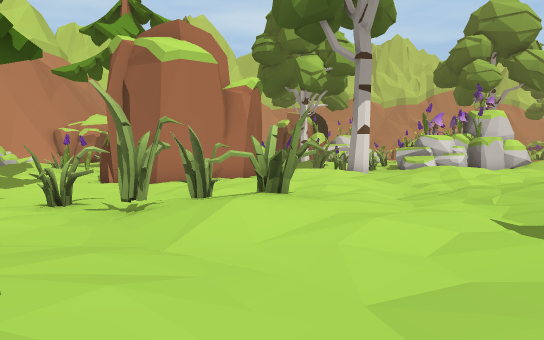
View 1 (above)

24 first-person views from a walk through a scene from a Unity 3-D project. The camera is 1.2 m above the floor, tilts 2° down and sees 70° across. The floor is counted in squares, 2 m on a side. Each view is taken from the middle of a square. On the plan, view 1 faces up. The plan holds only what a view shows up to about 11 squares ahead; the rest is blank. The place goes on beyond the plan. The player is left out.

View 2
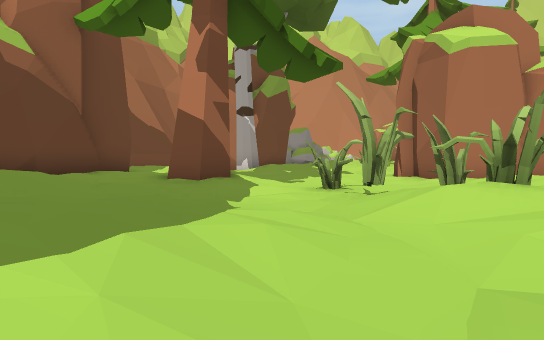

View 3
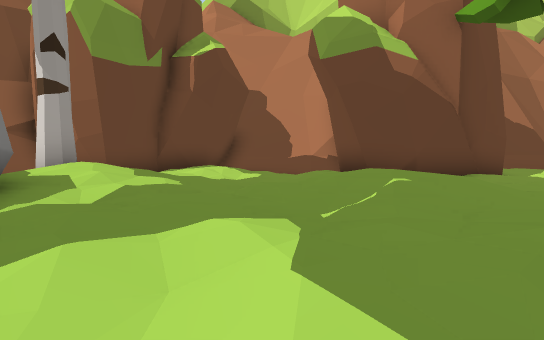

View 4
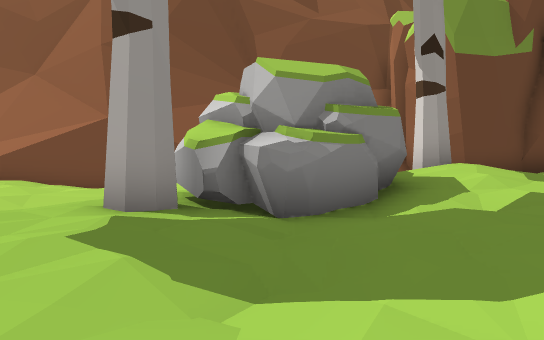

View 5
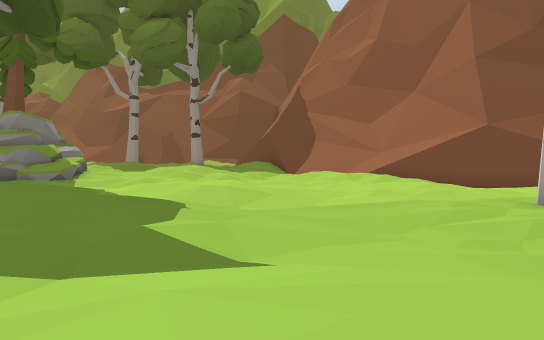

View 6
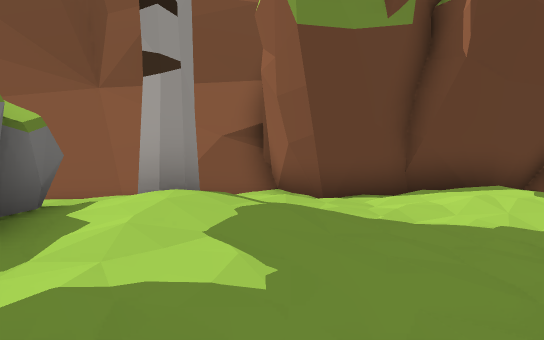

View 7
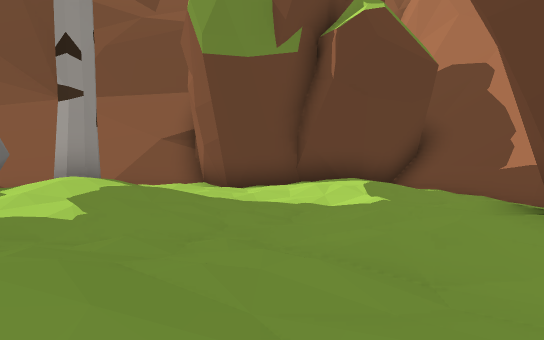

View 8
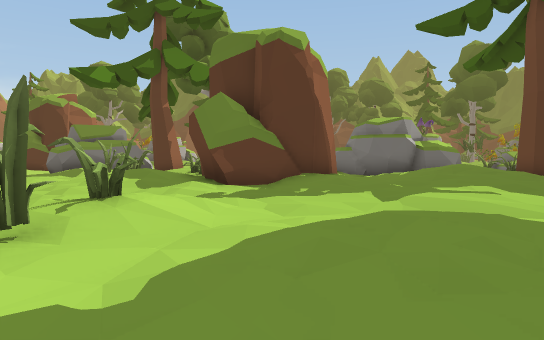

View 9
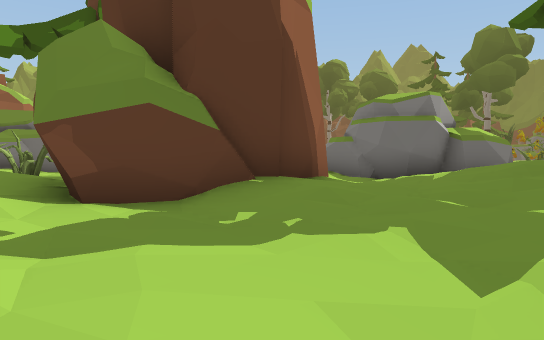

View 10
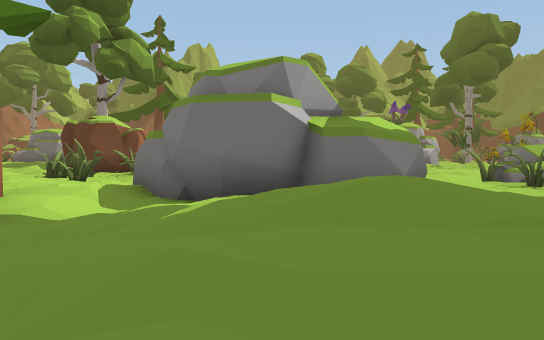

View 11
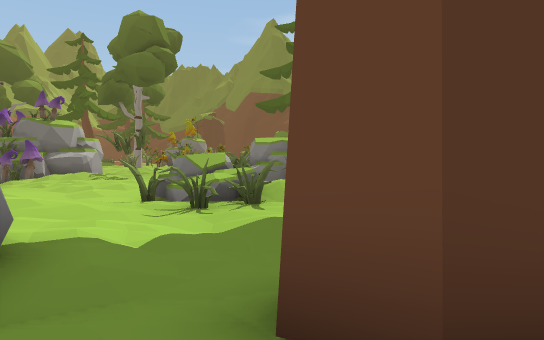

View 12
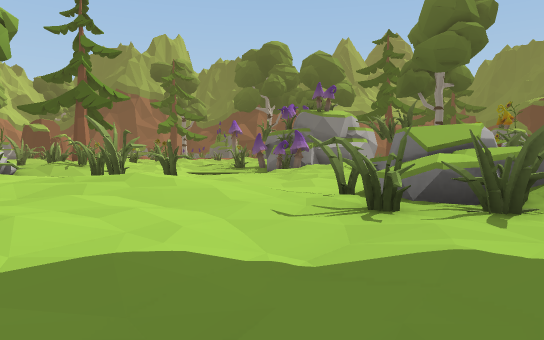

View 13
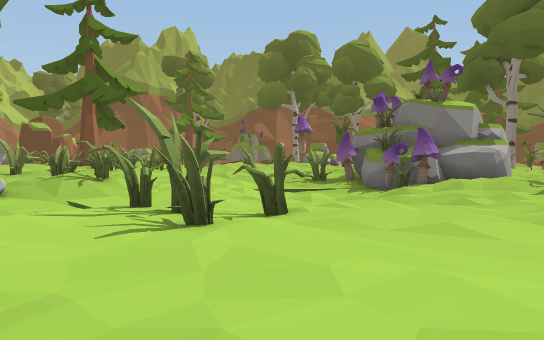

View 14
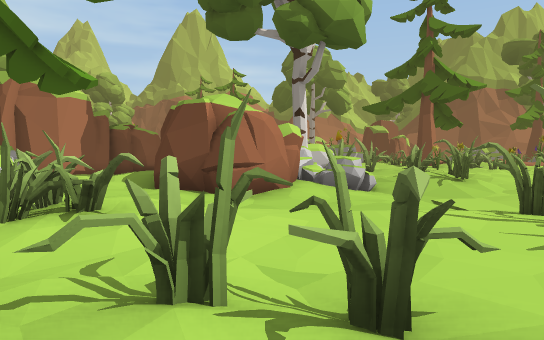

View 15
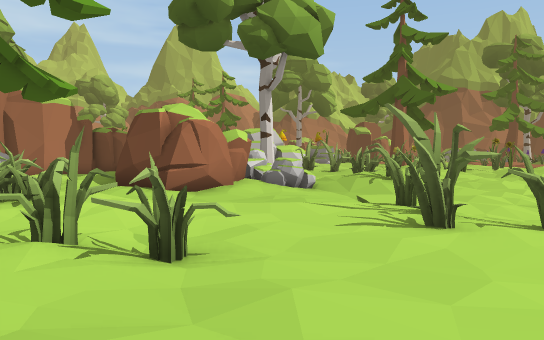

View 16
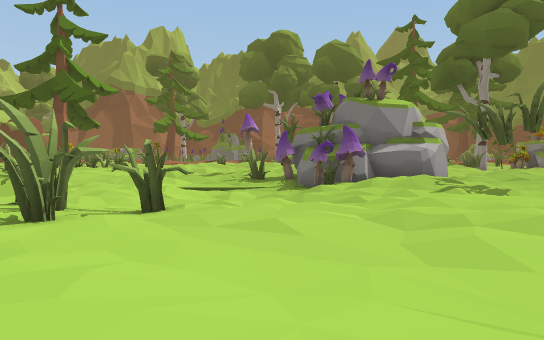

View 17
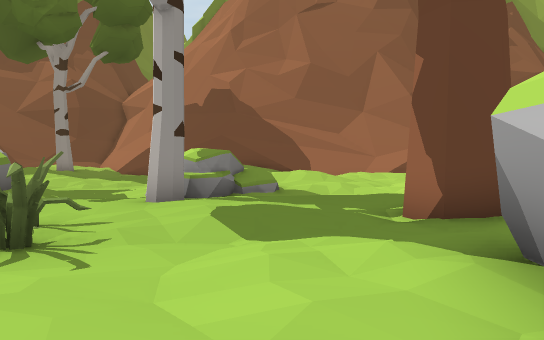

View 18
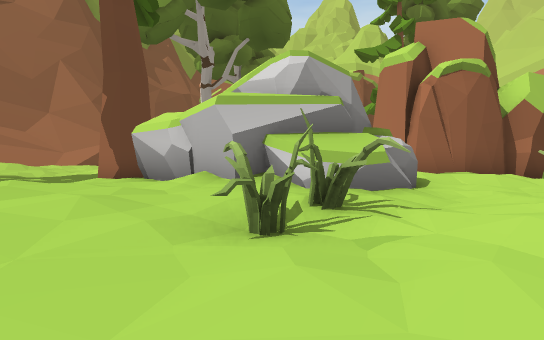

View 19
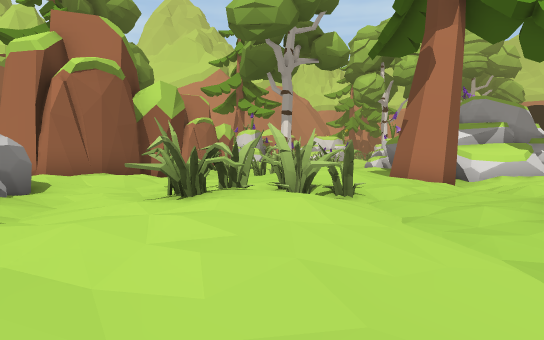

View 20
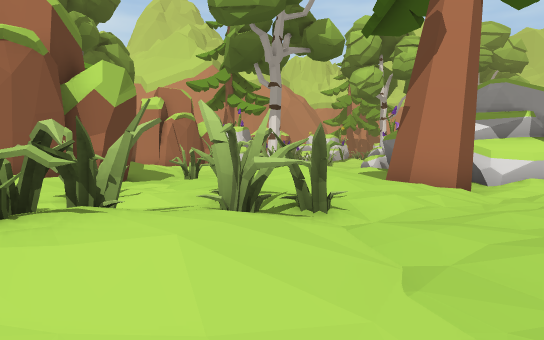

View 21
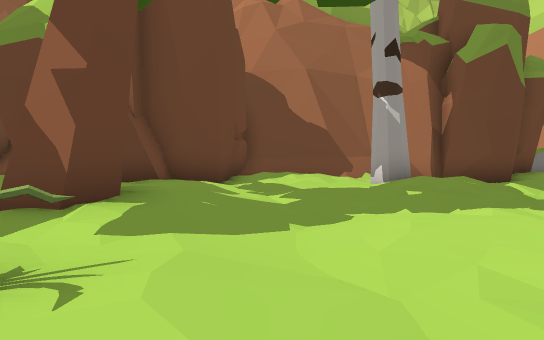

View 22
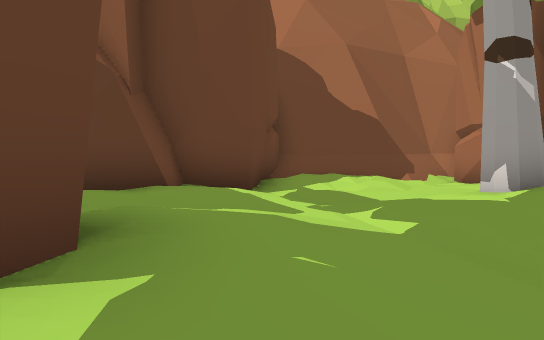

View 23
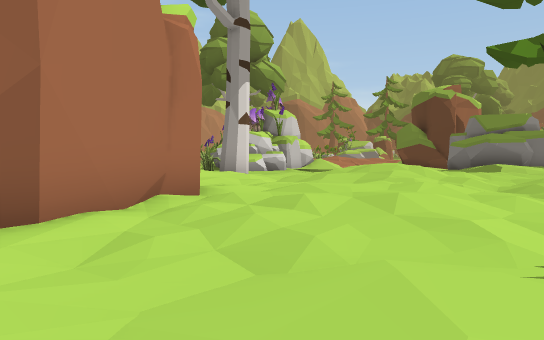

View 24
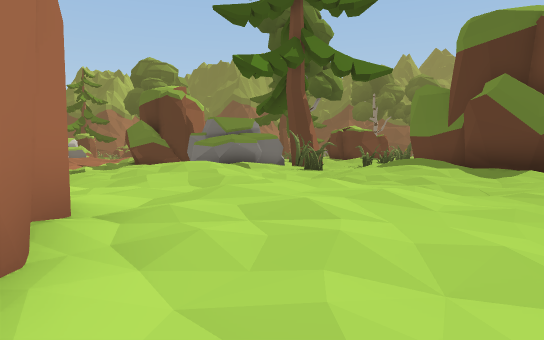

### Floor plan
Key: @ floor where view 1 was taken; # wall or solid block; x gap in a wall; . main floor; : floor 0.25 m higher than the main floor; - floor 0.25 m lower than the main floor; + floor 0.5 m higher than the main floor; _ floor 0.5 m lower than the main floor; * floor 0.75 m higher than the main floor; < floor 0.75 m lower than the main floor; % floor 1 m higher than the main floor; ( floor 1 m lower than the main floor; / step, stairs or slope; = window, fence, low wall or low ledge; ^ raised ledge; R rock; M mushroom; O other object.
Columns run from 16 left of view 1 to 25 right of it. Each row starts with its distance up from view 1.
 13     #            .....
 12     #           ....::
 11  ###   :.--_####...:+*
 10  #/---#:..-----.....:+:.    +#   ^
  9  #/.---..----_-.::.-.:..    :: ##:
  8  ^/..----__----.::.--... OOO   #..
  7  ^%:.--__------.....:::   O    #-
  6   #.----.::.-.-O..-.:+/ .-     :.:/
  5   ####...:#:-OO.O:..:*+:.-.O  *+..:
  4      ##...#.---:O:..:#####..:++:...#  RR
  3       #.....---..:...#   #::::OO-.:#  RR
  2       #...:::...--...##  #::.O.O:-.###RR/
  1      ##:..:+::::.-...+####:+.O.OO:---.R-/+
  0  #/- ..:..:++:::@-...::..:+:..::O:.----_/O
 -1  #/........::...-.....:....###:.:...--(_-/
 -2 ##.::.--.......--.:..::::.## #^O...../_--.
 -3  ##+::..:::...---....:++++#  ##:O....O-...
 -4   ##:...+*+/-------.::+**+# ##::...OO_---.
 -5    ##..: #:##--.--...:+*+:###:++:..-O-____
 -6     ##.  :#####..--..:  :.::::++:.-..._<-_
 -7     #-.  .   #------... #-..:.::.--...____
 -8     ##=...  ----.-.:....----.....-...--/OM
 -9     ##////  --.....::.......-O.O-..::-./M#
-10     ##////  --.......--......ORRR.:::.:+:#
-11      ##////##_-....-..../....ORR   ::.:+ #
-12       ########..:...:/::R x.-/+       ..

Where each view was taken, in squares from view 1:
view 1: 0 up, 0 right, facing up
view 2: 0 up, 1 right, facing up-left
view 3: 1 down, 0 right, facing left
view 4: 2 down, 0 right, facing down-left
view 5: 1 down, 2 right, facing down
view 6: 1 down, 5 left, facing down-left
view 7: 2 up, 5 left, facing down-left
view 8: 2 up, 5 left, facing right
view 9: 1 up, 0 right, facing right
view 10: 3 down, 4 right, facing right
view 11: 5 down, 7 right, facing down-right
view 12: 8 down, 9 right, facing right
view 13: 5 down, 14 right, facing right
view 14: 4 down, 14 right, facing up-right
view 15: 6 down, 14 right, facing up-right
view 16: 7 down, 14 right, facing right
view 17: 5 down, 14 right, facing down-left
view 18: 3 down, 19 right, facing left
view 19: 2 down, 19 right, facing up-left
view 20: 0 up, 18 right, facing up-left
view 21: 7 up, 1 left, facing left
view 22: 6 up, 4 left, facing left
view 23: 6 up, 4 left, facing up-right
view 24: 9 up, 4 left, facing right
